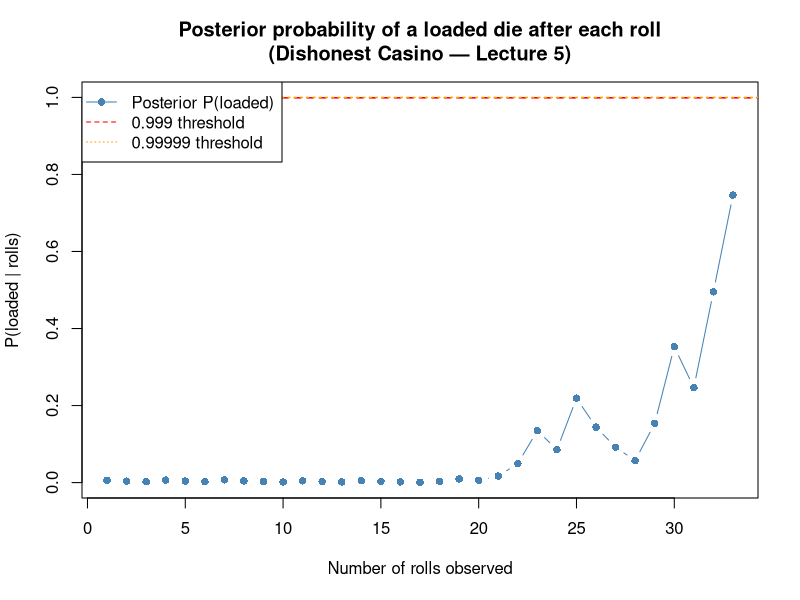
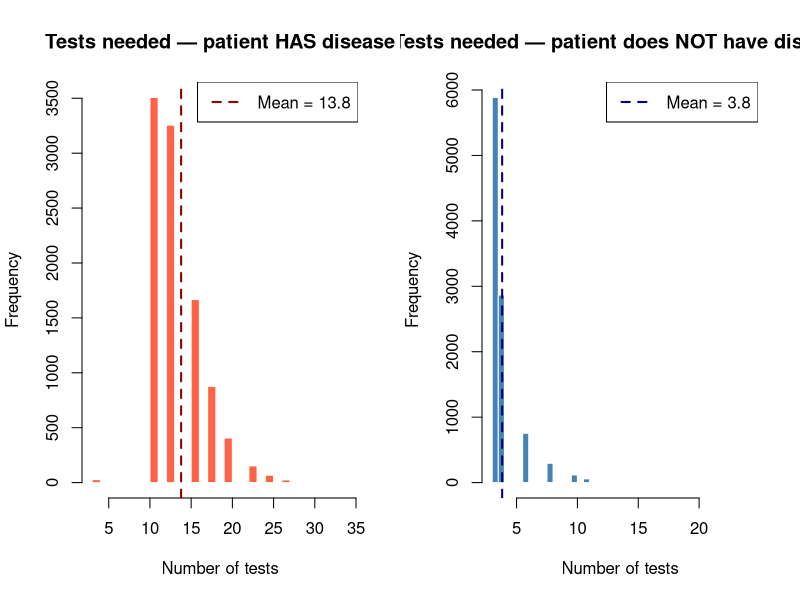

The R script that drew these images, in order:

# Lab02 — Bayesian Inference
#Raven Griffin

# PROBLEM 1 — The Occasionally Dishonest Casino



rolls <- c(2,3,2,6,3,5,6,2,3,2,6,3,5,6,2,3,2,6,6,5,6,6,6,4,6,3,3,3,6,6,5,6,6)

# Likelihood of a single roll under each hypothesis (Lecture 5, slide 67)
likelihood_loaded <- function(x) ifelse(x == 6, 1/2, 1/10)
likelihood_fair   <- function(x) 1/6


# Each posterior becomes the prior for the next roll
prior_loaded <- 0.01
posterior    <- numeric(length(rolls))

p_loaded <- prior_loaded
for (i in seq_along(rolls)) {

  p_loaded_new <- p_loaded       * likelihood_loaded(rolls[i])
  p_fair_new   <- (1 - p_loaded) * likelihood_fair(rolls[i])

  p_loaded <- p_loaded_new / (p_loaded_new + p_fair_new)
  posterior[i] <- p_loaded
}

# Plot it 
png("/mnt/user-data/outputs/problem1_posterior.png", width = 800, height = 500)
plot(seq_along(rolls), posterior,
     type = "b", pch = 16, col = "steelblue",
     xlab = "Number of rolls observed",
     ylab = "P(loaded | rolls)",
     main = "Posterior probability of a loaded die after each roll\n(Dishonest Casino — Lecture 5)",
     ylim = c(0, 1))
abline(h = 0.999,   col = "red",    lty = 2, lwd = 1.5)
abline(h = 0.99999, col = "orange", lty = 3, lwd = 1.5)
legend("topleft",
       legend = c("Posterior P(loaded)", "0.999 threshold", "0.99999 threshold"),
       col    = c("steelblue", "red", "orange"),
       lty    = c(1, 2, 3), pch = c(16, NA, NA))
dev.off()

cat("Problem 1 Results\n")
cat("Posterior P(loaded | data) after each roll:\n")
print(round(posterior, 6))

# Also show for the observed sequence
first_999   <- which(posterior >= 0.999)[1]
first_99999 <- which(posterior >= 0.99999)[1]
cat(sprintf("\nIn the given roll sequence:\n"))
cat(sprintf("  99.9%%   certainty first reached at roll #%s\n",
            ifelse(is.na(first_999),   "never", first_999)))
cat(sprintf("  99.999%% certainty first reached at roll #%s\n",
            ifelse(is.na(first_99999), "never", first_99999)))
cat(sprintf("  Final posterior: %.6f\n", tail(posterior, 1)))

# Part 2: How many rolls on average to reach 99.999% certainty?

set.seed(42)

sim_rolls_needed <- function(n_sim = 10000, target = 0.99999) {
  counts <- integer(n_sim)
  for (s in 1:n_sim) {
    p <- 0.01    
    for (k in 1:2000) {
      
      roll     <- sample(1:6, 1, prob = c(0.1, 0.1, 0.1, 0.1, 0.1, 0.5))
      l_loaded <- ifelse(roll == 6, 1/2, 1/10)
      l_fair   <- 1/6
      p <- (p * l_loaded) / (p * l_loaded + (1 - p) * l_fair)
      if (p >= target) { counts[s] <- k; break }
    }
    if (counts[s] == 0L) counts[s] <- 2000L   # cap if not reached
  }
  counts
}

counts <- sim_rolls_needed()
cat("\nPart 2 — Simulation: rolls needed to reach 99.999% certainty (loaded die):\n")
cat(sprintf("  Mean:   %.1f rolls\n", mean(counts)))
cat(sprintf("  Median: %.0f rolls\n", median(counts)))
cat(sprintf("  90th percentile: %.0f rolls\n", quantile(counts, 0.90)))



# PROBLEM 2 — Hospital Diagnostic Test


cat("\n\n Problem 2 Results\n")

prevalence    <- 0.001
sensitivity   <- 0.91          # P(+|disease)
specificity   <- 0.84          # P(-|no disease)
fp_rate       <- 1 - specificity   # P(+|no disease) = 0.16
fn_rate       <- 1 - sensitivity   # P(-|disease)    = 0.09
target_post   <- 0.99999

# Bayesian update for one test result
bayes_update <- function(prior, result) {
  if (result == 1) {             
    p_pos_d  <- sensitivity
    p_pos_nd <- fp_rate
  } else {                       
    p_pos_d  <- fn_rate
    p_pos_nd <- specificity
  }
  num <- prior * p_pos_d
  den <- num + (1 - prior) * p_pos_nd
  num / den
}

# Simulate one patient
simulate_patient <- function(has_disease) {
  prior <- prevalence
  n_tests <- 0
  repeat {
    result <- if (has_disease) {
      rbinom(1, 1, sensitivity)   
    } else {
      rbinom(1, 1, fp_rate)       
    }
    prior   <- bayes_update(prior, result)
    n_tests <- n_tests + 1
    if (prior >= target_post || (1 - prior) >= target_post) break
    if (n_tests >= 500) break   
  }
  n_tests
}

#Part 1: Simulate patients WITH disease
set.seed(123)
n_sim <- 10000

tests_diseased    <- replicate(n_sim, simulate_patient(TRUE))
tests_not_diseased <- replicate(n_sim, simulate_patient(FALSE))

cat(sprintf("\n(1) Average tests for a patient WITH disease:    %.2f\n",
            mean(tests_diseased)))
cat(sprintf("(2) Average tests for a patient WITHOUT disease: %.2f\n",
            mean(tests_not_diseased)))

#Part 3: Annual budget for 1 million patients/year
# Mix according to prevalence
expected_tests_per_patient <- prevalence        * mean(tests_diseased) +
  (1 - prevalence)  * mean(tests_not_diseased)

annual_patients  <- 1e6
cost_per_test    <- 1   
annual_cost      <- annual_patients * expected_tests_per_patient * cost_per_test

cat(sprintf("\n(3) Expected tests per patient (mixed population): %.2f\n",
            expected_tests_per_patient))
cat(sprintf("    Total annual tests (1 million patients):       %.0f\n",
            annual_patients * expected_tests_per_patient))
cat(sprintf("    Recommended annual budget:                     $%.0f\n",
            annual_cost))

#Histogram of tests needed
png("/mnt/user-data/outputs/problem2_tests_histogram.png", width = 900, height = 500)
par(mfrow = c(1, 2))

hist(tests_diseased, breaks = 30, col = "tomato", border = "white",
     main = "Tests needed — patient HAS disease",
     xlab = "Number of tests", ylab = "Frequency")
abline(v = mean(tests_diseased), col = "darkred", lwd = 2, lty = 2)
legend("topright", legend = sprintf("Mean = %.1f", mean(tests_diseased)),
       col = "darkred", lty = 2, lwd = 2)

hist(tests_not_diseased, breaks = 30, col = "steelblue", border = "white",
     main = "Tests needed — patient does NOT have disease",
     xlab = "Number of tests", ylab = "Frequency")
abline(v = mean(tests_not_diseased), col = "navy", lwd = 2, lty = 2)
legend("topright", legend = sprintf("Mean = %.1f", mean(tests_not_diseased)),
       col = "navy", lty = 2, lwd = 2)

dev.off()

cat("\nPlots saved to:\n")
cat("  problem1_posterior.png\n")
cat("  problem2_tests_histogram.png\n")
